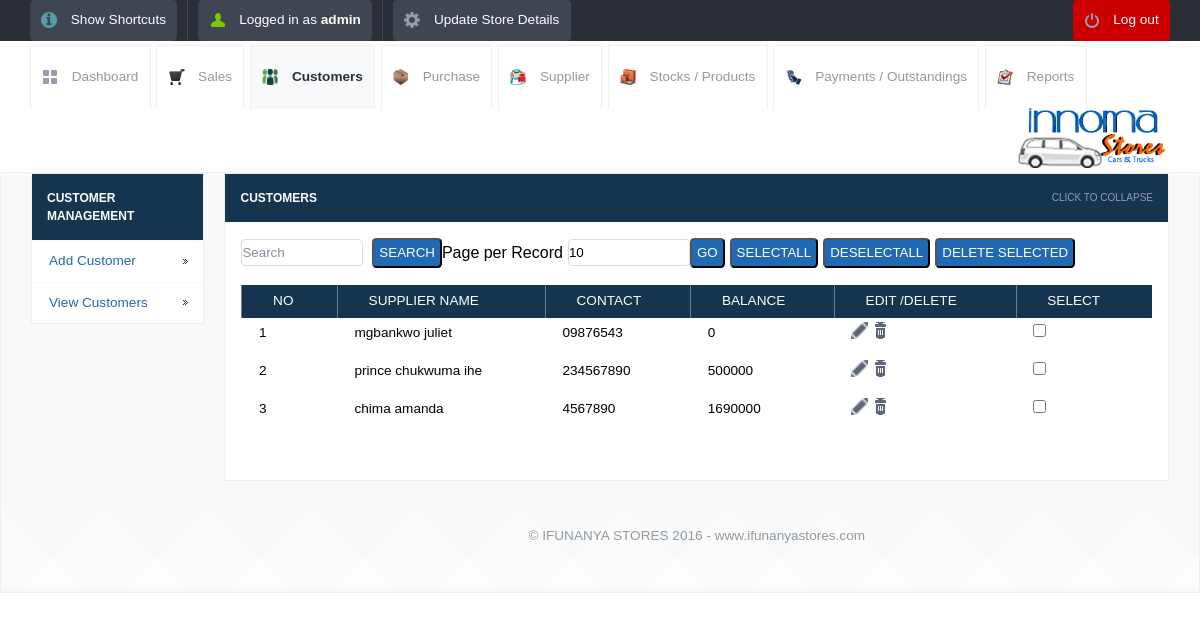
/view_customers.php (signed in), run on the app's committed database.
### tables this page shows
CREATE TABLE IF NOT EXISTS `customer_details` (
  `id` int(10) unsigned NOT NULL AUTO_INCREMENT,
  `customer_name` varchar(200) NOT NULL,
  `customer_address` varchar(500) NOT NULL,
  `customer_contact1` varchar(100) NOT NULL,
  `customer_contact2` varchar(100) NOT NULL,
  `balance` int(11) NOT NULL,
  PRIMARY KEY (`id`)
);

### view_customers.php (the view, shortened to what this page needs)
<!DOCTYPE html>
<html lang="en">
<head>
	<link rel="stylesheet" href="css/style.css">
	<?php include_once("tpl/common_js.php"); ?>
<link rel="stylesheet"  href="dist/js/jquery.alerts.css" >
</head>
<body>
	<?php include_once("tpl/top_bar.php"); ?>
	<div id="header-with-tabs">
		<div class="page-full-width cf">
			<ul id="tabs" class="fl">
				<li><a href="dashboard.php" class="dashboard-tab">Dashboard</a></li>
				<li><a href="view_sales.php" class=" sales-tab">Sales</a></li>
				<li><a href="view_customers.php" class="active-tab customers-tab">Customers</a></li>
				<li><a href="view_purchase.php" class="purchase-tab">Purchase</a></li>
				<li><a href="view_supplier.php" class="  supplier-tab">Supplier</a></li>
				<li><a href="view_product.php" class="stock-tab">Stocks / Products</a></li>
				<li><a href="view_payments.php" class="payment-tab">Payments / Outstandings</a></li>
				<li><a href="view_report.php" class="report-tab">Reports</a></li>
			</ul>
			<a href="#" id="company-branding-small" class="fr"><img src="<?php if(isset($_SESSION['logo'])) { echo "upload/".$_SESSION['logo'];}else{ echo "upload/posnic.png"; } ?>" alt="Point of Sale" /></a>
		</div>
	</div>
	<div id="content">
		<div class="page-full-width cf">
			<div class="side-menu fl">
				<h3>Customer Management</h3>
				<ul>
					<li><a href="add_customer.php">Add Customer</a></li>
					<li><a href="view_customers.php">View Customers</a></li>
				</ul>
			</div>
			<div class="side-content fr">
				<div class="content-module">
					<div class="content-module-heading cf">
						<h3 class="fl">Customers</h3>
						<span class="fr expand-collapse-text">Click to collapse</span>
					</div>
						<div class="content-module-main cf">
					<table>
<form action="" method="post" name="search" >
    <input name="searchtxt" type="text" class="round my_text_box" placeholder="Search" >
&nbsp;&nbsp;<input name="Search" type="submit" class="my_button round blue   text-upper" value="Search">
</form>
 <form action="" method="get" name="limit_go">
    Page per Record<input name="limit" type="text" class="round my_text_box" id="search_limit" style="margin-left:5px;" value="<?php if(isset($_GET['limit'])) echo $_GET['limit']; else echo "10"; ?>" size="3" maxlength="3">
    <input name="go"  type="button" value="Go" class=" round blue my_button  text-upper" onclick="return confirmLimitSubmit()">
</form>
<form name="deletefiles" action="delete.php" method="post">
<input type="button" name="selectall" value="SelectAll" class="my_button round blue   text-upper" onClick="checkAll()"  style="margin-left:5px;"/>
<input type="button" name="unselectall" value="DeSelectAll" class="my_button round blue   text-upper" onClick="uncheckAll()" style="margin-left:5px;" />
<input name="dsubmit" type="button" value="Delete Selected" class="my_button round blue   text-upper" style="margin-left:5px;" onclick="return confirmDeleteSubmit()"/>
					<table>
		<?php
	$limit = 10;
	$page = $_GET['page'];
	if($page)
		$start = ($page - 1) * $limit;
	else
		$start = 0;
	$sql = "SELECT * FROM customer_details LIMIT $start, $limit ";
	$result = mysql_query($sql);
	if ($page == 0) $page = 1;
	$pagination = "";
?>
							<tr>
								<th>No</th>
								<th >Supplier Name</th>
								<th>Contact</th>
								<th>Balance</th>
								<th>Edit /Delete</th>
                                                                <th>Select</th>
							</tr>
<?php $i=1; $no=$page-1; $no=$no*$limit;	while($row = mysql_fetch_array($result))
{
 ?>
	<tr>
   <td> <?php echo $no+$i; ?></td>
   <td><?php echo $row['customer_name']; ?></td>
   <td> <?php echo $row['customer_contact1']; ?></td>
   <td> <?php echo $row['balance'];?></td>
    <td>	<a href="update_customer_details.php?sid=<?php echo $row['id'];?>&table=customer_details&return=view_customers.php"	class="table-actions-button ic-table-edit">
	</a>
	<a  href="javascript:confirmSubmit(<?php echo $row['id'];?>,'customer_details','view_customers.php')" class="table-actions-button ic-table-delete"></a>
	</td>
	<td><input type="checkbox" value="<?php echo $row['id']; ?>" name="checklist[]" id="check_box" /></td>
</tr>
<?php $i++; } ?>
 <tr>
       <td align="center"><div style="margin-left:20px;"><?php echo $pagination; ?></div></td>
      </tr>
</table>
</form>
		</div>
	</div>
			<?php require_once('footer.php');?>
</body>
</html>

### data on the page
customer_details: i "1", customer_name "mgbankwo juliet", customer_contact1 "09876543", balance "0"
customer_details: i "2", customer_name "prince chukwuma ihe", customer_contact1 "234567890", balance "500000"
customer_details: i "3", customer_name "chima amanda", customer_contact1 "4567890", balance "1690000"

### other printed values
$POSNIC['username'] "admin"
